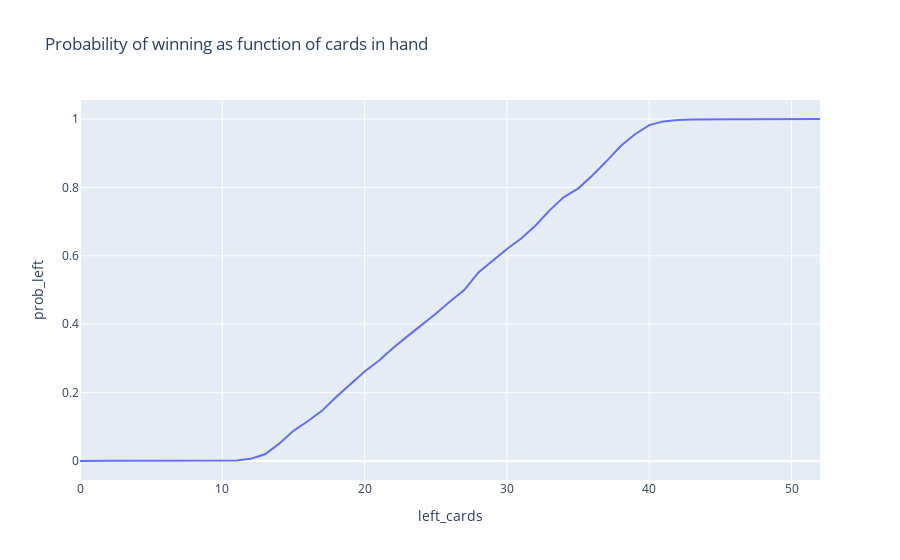

This figure's notebook cell:
### Code cell
px.line(bayes, x="left_cards", y="prob_left", title="Probability of winning as function of cards in hand")

### Figure 1 — Plotly figure (JSON) as saved in the notebook; plotly's stock layout.template omitted (floating-point values rounded to 4 significant figures)
{"data": [{"hovertemplate": "left_cards=%{x}<br>prob_left=%{y}<extra></extra>", "legendgroup": "", "line": {"color": "#636efa", "dash": "solid"}, "marker": {"symbol": "circle"}, "mode": "lines", "name": "", "orientation": "v", "showlegend": false, "type": "scatter", "x": [0, 1, 2, 3, 4, 5, 6, 7, 8, 9, 10, 11, 12, 13, 14, 15, 16, 17, 18, 19, 20, 21, 22, 23, 24, 25, 26, 27, 28, 29, 30, 31, 32, 33, 34, 35, 36, 37, 38, 39, 40, 41, 42, 43, 44, 45, 46, 47, 48, 49, 50, 51, 52], "xaxis": "x", "y": [1.329e-06, 0.001208, 0.0009443, 0.000722, 0.0005609, 0.0004591, 0.0003851, 0.0003297, 0.0002693, 0.000223, 0.0001787, 0.001421, 0.00676, 0.01968, 0.05078, 0.08826, 0.1161, 0.1466, 0.187, 0.225, 0.2616, 0.293, 0.3303, 0.3644, 0.3973, 0.4306, 0.4663, 0.4998, 0.5515, 0.5866, 0.6201, 0.6507, 0.6878, 0.733, 0.7719, 0.7966, 0.8346, 0.8768, 0.9208, 0.9554, 0.9823, 0.993, 0.9974, 0.9989, 0.9997, 0.9997, 0.9996, 0.9995, 0.9994, 0.9993, 0.9991, 0.9989, 1.0], "yaxis": "y"}], "layout": {"legend": {"tracegroupgap": 0}, "title": {"text": "Probability of winning as function of cards in hand"}, "xaxis": {"anchor": "y", "domain": [0, 1], "title": {"text": "left_cards"}}, "yaxis": {"anchor": "x", "domain": [0, 1], "title": {"text": "prob_left"}}}}
